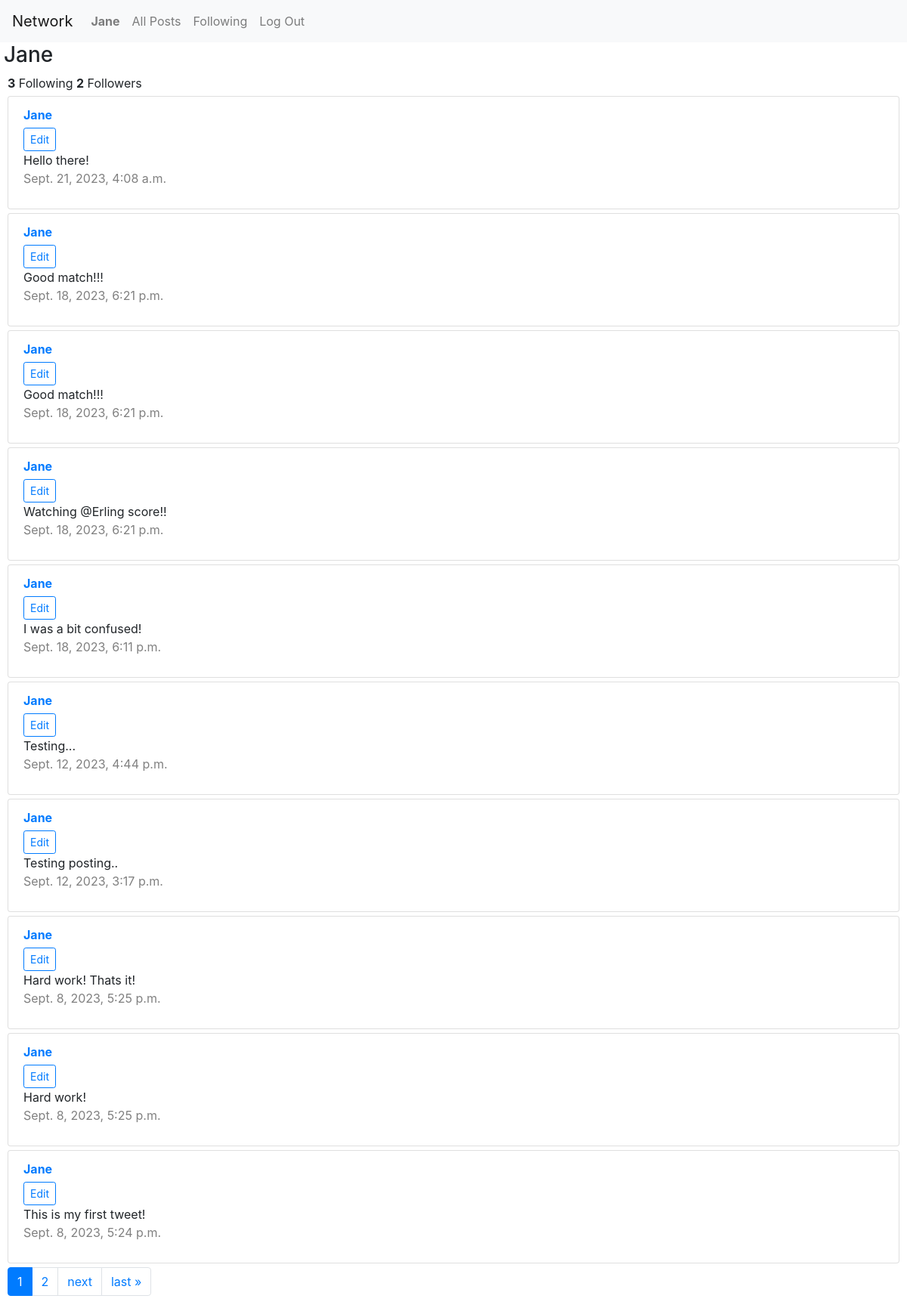
/profile/Jane (signed in), run on the app's committed database.
### network/models.py (models this page shows, shortened)
class User(AbstractUser):
    following = models.ManyToManyField('self', symmetrical=False, blank=True, related_name='followers')

class Post(models.Model):
    user = models.ForeignKey(User, on_delete=models.CASCADE, related_name="posts")
    content = models.TextField()
    created_at = models.DateTimeField(auto_now_add=True)

### network/views.py (the view)
# urls.py: path("profile/<str:username>", views.profile, name="profile"),
@login_required
def profile(request, username):
    current_user = request.user
    profile_user = User.objects.get(username=username)
    followers = profile_user.followers.all()
    following = profile_user.following.all()
    posts_for_specific_user = Post.objects.filter(user__username=username).order_by('-created_at')
    page_obj = paginate(request, posts_for_specific_user)
    return render(request, "network/profile.html",{
        'profile_user': profile_user,
        'current_user': current_user,
        'followers': followers,
        'following': following,
        'page_obj': page_obj})

### network/views.py (called while the page is built)
def paginate(request, posts):
    paginator = Paginator(posts, 10)  # Show 10 contacts per page.
    page_number = request.GET.get("page")
    page_obj = paginator.get_page(page_number)
    return page_obj

### network/templates/network/profile.html (shortened to what this page needs)
{% extends "network/layout.html" %}
{% load static %}
{% block body %}
    <div>
        <h3>{{ profile_user.username }}</h3>
        <div class="follower-following">
            <strong>{{ following|length }}</strong> Following
            <strong class="indented">{{ followers|length }}</strong> Followers
        </div>
    </div>
    <div>
       {% include 'network/post_list.html' with posts=posts %}
    </div>
{% endblock %}

### network/templates/network/layout.html (shortened to what this page needs)
{% load static %}
<!DOCTYPE html>
<html lang="en">
    <head>
        <link rel="stylesheet" href="https://stackpath.bootstrapcdn.com/bootstrap/4.4.1/css/bootstrap.min.css">
        <link href="{% static 'network/styles.css' %}" rel="stylesheet">
        <link rel="stylesheet" href="https://cdnjs.cloudflare.com/ajax/libs/font-awesome/6.4.2/css/all.min.css" />
    </head>
    <body>
        <nav class="navbar navbar-expand-lg navbar-light bg-light">
            <a class="navbar-brand" href="#">Network</a>
            <div>
              <ul class="navbar-nav mr-auto">
                {% if user.is_authenticated %}
                    <li class="nav-item">
                        <a class="nav-link" href="{% url 'profile' username=user.username %}"><strong>{{ user.username }}</strong></a>
                    </li>
                {% endif %}
                <li class="nav-item">
                  <a class="nav-link" href="{% url 'index' %}">All Posts</a>
                </li>
                {% if user.is_authenticated %}
                    <li class="nav-item">
                        <a class="nav-link" href="{% url 'following' %}">Following</a>
                    </li>
                    <li class="nav-item">
                        <a class="nav-link" href="{% url 'logout' %}">Log Out</a>
                    </li>
                {% endif %}
              </ul>
            </div>
          </nav>
        <div class="body">
            {% block body %}
            {% endblock %}
        </div>
    </body>
</html>

### network/templates/network/post_list.html (shortened to what this page needs)
{% load static %}
<ul class="list-group">
    {% for post in page_obj %}
        <div id="post" data-post-id="{{ post.id }}">
            <li class="list-group-item">
                <strong><a href="{% url 'profile' username=post.user.username %}">{{ post.user.username }}</a></strong> <br>
                {% if user.is_authenticated %}
                    {% if user == post.user %}
                        <button class="btn btn-sm btn-outline-primary edit-button" data-toggle="modal" data-target="#modal_edit_post_{{ post.id }}">Edit</button><br>
                    {% endif%}
                {% endif%}
                <div class="post-content" id="content_{{ post.id }}">
                    {{ post.content }}
                </div>
                <p class="date">{{ post.created_at }}</p>
            </li>
        </div>
    {% endfor %}
</ul>
<span class="step-links">
    <nav aria-label="Page navigation">
        <ul class="pagination">
                {% for page_num in page_obj.paginator.page_range %}
                    <li class="page-item {% if page_num == page_obj.number %}active{% endif %}">
                        <a class="page-link" href="{% url 'index' %}?page={{ page_num }}">{{ page_num }}</a>
                    </li>
                {% endfor %}
            {% if page_obj.has_next %}
                <li class="page-item"><a class="page-link" href="{% url 'index' %}?page={{ page_obj.next_page_number }}">next</a></li>
                <li class="page-item"><a class="page-link" href="{% url 'index' %}?page={{ page_obj.paginator.num_pages }}">last &raquo;</a></li>
            {% endif %}
        </ul>
    </nav>
</span>

### network/static/network/styles.css (style rules this page uses)
h1, h3 { margin-left: 5px; }
.list-group-item, .follower-following, .pagination { margin-left: 10px; margin-right: 10px; margin-top: 5px; }
.btn { margin-top: 5px; }
.date { color: grey; }

### data on the page
User: username "Jane"
Post: user.username "Jane", content "Hello there!", created_at "Sept. 21, 2023, 4:08 a.m."
Post: user.username "Jane", content "Good match!!!", created_at "Sept. 18, 2023, 6:21 p.m."
Post: user.username "Jane", content "Good match!!!", created_at "Sept. 18, 2023, 6:21 p.m."
Post: user.username "Jane", content "Watching @Erling score!!", created_at "Sept. 18, 2023, 6:21 p.m."
Post: user.username "Jane", content "I was a bit confused!", created_at "Sept. 18, 2023, 6:11 p.m."
Post: user.username "Jane", content "Testing...", created_at "Sept. 12, 2023, 4:44 p.m."
Post: user.username "Jane", content "Testing posting..", created_at "Sept. 12, 2023, 3:17 p.m."
Post: user.username "Jane", content "Hard work! Thats it!", created_at "Sept. 8, 2023, 5:25 p.m."
Post: user.username "Jane", content "Hard work!", created_at "Sept. 8, 2023, 5:25 p.m."
Post: user.username "Jane", content "This is my first tweet!", created_at "Sept. 8, 2023, 5:24 p.m."

### other printed values
{{ following|length }} "3"
{{ followers|length }} "2"
{{ page_num }} "1" "2"
